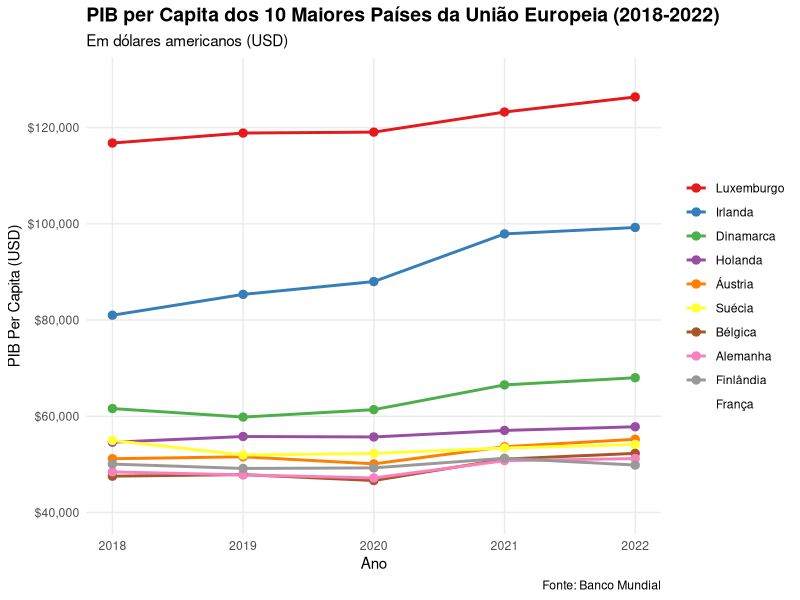
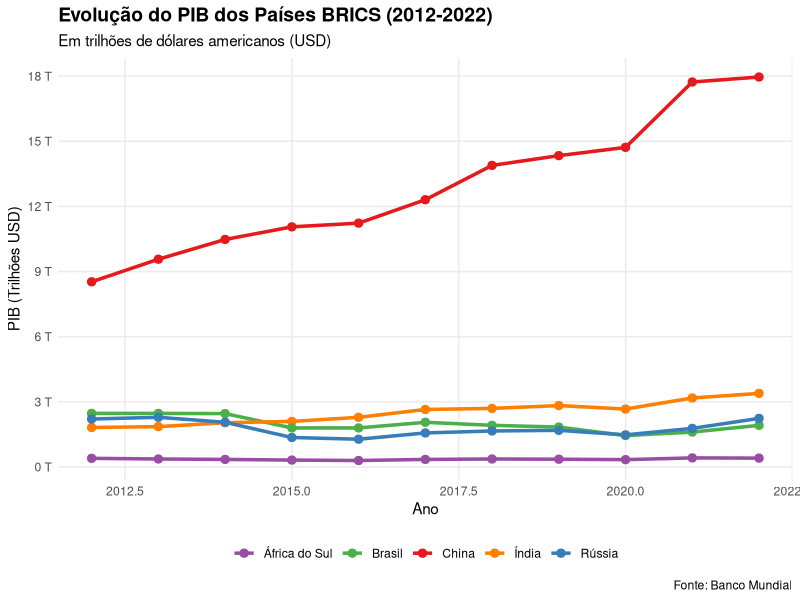
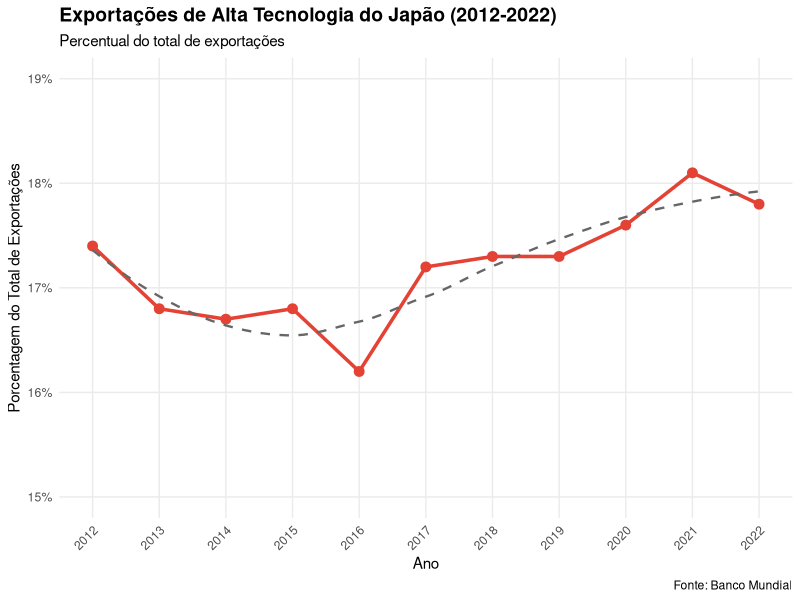

Source code (R) for these figures, in order:
## ---- chunk 1
library(ggplot2)
library(dplyr)
library(readr)
library(scales)
library(tidyr)
library(knitr)
library(lubridate)
## ---- chunk 2
# Dados do PIB per capita dos 10 maiores países da UE (2018-2022)
paises_ue <- c("Luxemburgo", "Irlanda", "Dinamarca", "Holanda", "Áustria", 
               "Suécia", "Bélgica", "Alemanha", "Finlândia", "França")

# Dados para múltiplos anos (2018-2022)
dados_pib <- data.frame(
  Pais = rep(paises_ue, each = 5),
  Ano = rep(2018:2022, times = 10),
  PIB_Per_Capita = c(
    # Luxemburgo
    116795, 118870, 119058, 123235, 126370,
    # Irlanda
    81005, 85330, 87996, 97905, 99239,
    # Dinamarca
    61600, 59830, 61375, 66520, 68007,
    # Holanda
    54610, 55790, 55700, 57055, 57815,
    # Áustria
    51175, 51575, 50105, 53670, 55218,
    # Suécia
    54970, 51945, 52270, 53400, 54146,
    # Bélgica
    47545, 47870, 46640, 51095, 52293,
    # Alemanha
    48430, 47810, 47180, 50770, 51203,
    # Finlândia
    50060, 49150, 49265, 51270, 49853,
    # França
    43060, 43055, 41747, 44870, 46062
  )
)

# Função para calcular o ranking por ano
dados_pib <- dados_pib %>%
  group_by(Ano) %>%
  mutate(Ranking = rank(-PIB_Per_Capita)) %>%
  ungroup()

# Converter país para fator ordenado pelo último ano (2022)
paises_ordem <- dados_pib %>%
  filter(Ano == 2022) %>%
  arrange(-PIB_Per_Capita) %>%
  pull(Pais)

dados_pib$Pais <- factor(dados_pib$Pais, levels = paises_ordem)

# Gráfico de linhas com pontos
ggplot(dados_pib, aes(x = Ano, y = PIB_Per_Capita, color = Pais, group = Pais)) +
  geom_line(size = 1) +
  geom_point(size = 2.5) +
  scale_y_continuous(labels = scales::dollar_format(), 
                     breaks = seq(0, 130000, 20000),
                     limits = c(40000, 130000)) +
  scale_x_continuous(breaks = 2018:2022) +
  scale_color_brewer(palette = "Set1") +
  labs(title = "PIB per Capita dos 10 Maiores Países da União Europeia (2018-2022)",
       subtitle = "Em dólares americanos (USD)",
       x = "Ano",
       y = "PIB Per Capita (USD)",
       caption = "Fonte: Banco Mundial") +
  theme_minimal() +
  theme(
    plot.title = element_text(face = "bold", size = 14),
    plot.subtitle = element_text(size = 11),
    legend.position = "right",
    legend.title = element_blank(),
    panel.grid.minor = element_blank()
  )
## ---- chunk 3
# Dados da evolução do PIB dos países BRICS (trilhões de dólares)
anos <- 2012:2022

# PIB em trilhões de dólares
china <- c(8.53, 9.57, 10.48, 11.06, 11.23, 12.31, 13.89, 14.34, 14.72, 17.73, 17.96)
india <- c(1.82, 1.86, 2.04, 2.10, 2.29, 2.65, 2.70, 2.83, 2.67, 3.18, 3.39)
brasil <- c(2.47, 2.47, 2.46, 1.80, 1.80, 2.06, 1.92, 1.84, 1.45, 1.61, 1.92)
russia <- c(2.21, 2.29, 2.06, 1.36, 1.28, 1.57, 1.66, 1.69, 1.48, 1.78, 2.24)
africasul <- c(0.40, 0.37, 0.35, 0.32, 0.30, 0.35, 0.37, 0.36, 0.34, 0.42, 0.41)

# Criar dataframe longo para ggplot
dados_brics <- data.frame(
  Ano = rep(anos, 5),
  PIB = c(china, india, brasil, russia, africasul),
  Pais = factor(rep(c("China", "Índia", "Brasil", "Rússia", "África do Sul"), each = length(anos)))
)

# Gráfico de linhas
ggplot(dados_brics, aes(x = Ano, y = PIB, color = Pais, group = Pais)) +
  geom_line(size = 1.2) +
  geom_point(size = 2.5) +
  scale_y_continuous(labels = function(x) paste0(x, " T"), breaks = seq(0, 18, 3)) +
  scale_color_manual(values = c("China" = "#E41A1C", "Índia" = "#FF7F00", 
                               "Brasil" = "#4DAF4A", "Rússia" = "#377EB8", 
                               "África do Sul" = "#984EA3")) +
  labs(title = "Evolução do PIB dos Países BRICS (2012-2022)",
       subtitle = "Em trilhões de dólares americanos (USD)",
       x = "Ano",
       y = "PIB (Trilhões USD)",
       caption = "Fonte: Banco Mundial") +
  theme_minimal() +
  theme(
    legend.position = "bottom",
    legend.title = element_blank(),
    plot.title = element_text(face = "bold", size = 14),
    plot.subtitle = element_text(size = 11),
    panel.grid.minor = element_blank()
  )
## ---- chunk 4
# Dados das exportações de alta tecnologia do Japão (% do total de exportações)
anos <- 2012:2022
exportacoes_percentual <- c(17.4, 16.8, 16.7, 16.8, 16.2, 17.2, 17.3, 17.3, 17.6, 18.1, 17.8)

# Criar dataframe
dados_japao <- data.frame(
  Ano = anos,
  Porcentagem = exportacoes_percentual
)

# Gráfico de linhas com linha de tendência
ggplot(dados_japao, aes(x = Ano, y = Porcentagem)) +
  geom_line(color = "#E34234", size = 1.2) +
  geom_point(color = "#E34234", size = 3) +
  geom_smooth(method = "loess", se = FALSE, linetype = "dashed", color = "#666666", size = 0.8) +
  scale_y_continuous(limits = c(15, 19), labels = function(x) paste0(x, "%")) +
  scale_x_continuous(breaks = anos) +
  labs(title = "Exportações de Alta Tecnologia do Japão (2012-2022)",
       subtitle = "Percentual do total de exportações",
       x = "Ano",
       y = "Porcentagem do Total de Exportações",
       caption = "Fonte: Banco Mundial") +
  theme_minimal() +
  theme(
    plot.title = element_text(face = "bold", size = 14),
    plot.subtitle = element_text(size = 11),
    axis.text.x = element_text(angle = 45, hjust = 1),
    panel.grid.minor = element_blank()
  )
